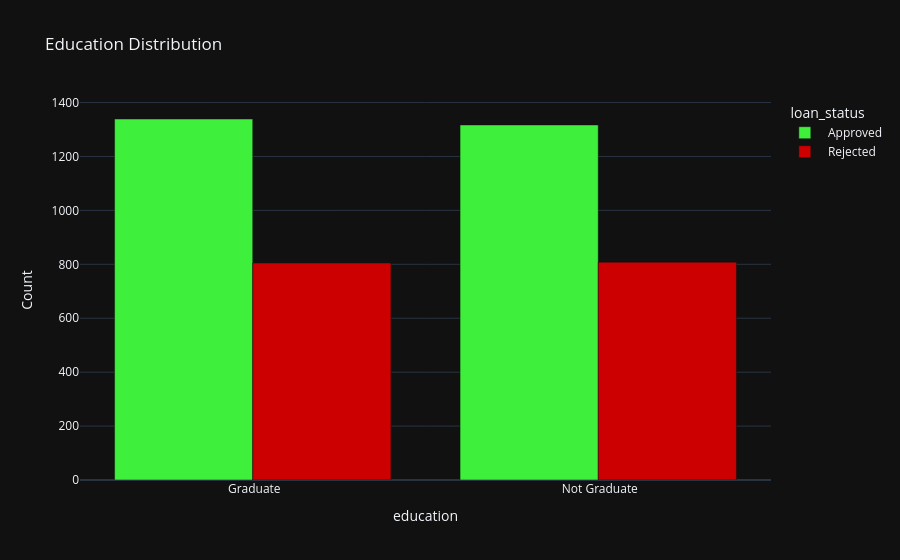
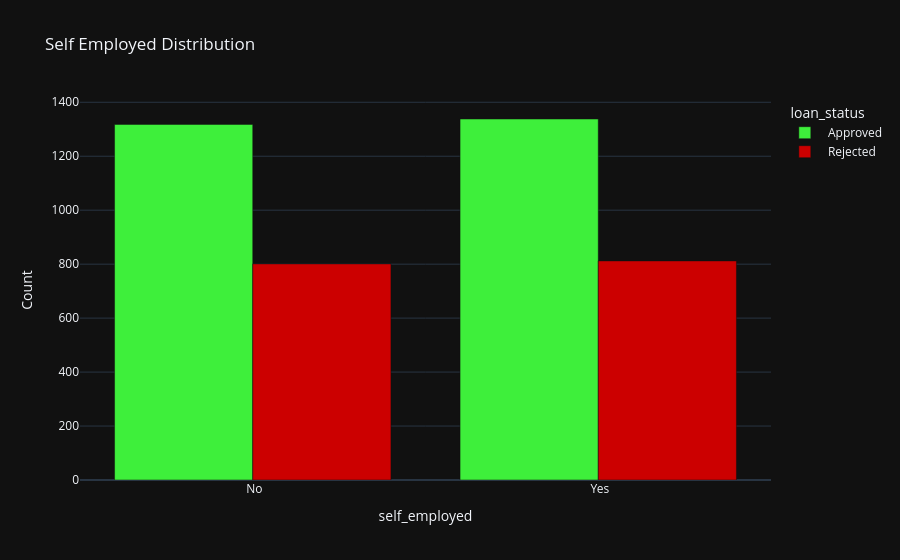

The notebook cell these images were saved under, in order:
### Code cell
cat_cols = [' education', ' self_employed']

for col in cat_cols:
    df1 = df.groupby([col, ' loan_status']).size().reset_index(name='Count')

    fig3 = px.bar(
        df1,
        x= col,
        y= 'Count',
        color= ' loan_status',
        title= f"{col.replace('_', ' ').title()} Distribution",
        color_discrete_sequence=['#3EEF3B', '#CC0000'],
        barmode= 'group',
        template= "plotly_dark"
    ).show()

### Figure 1 — Plotly figure (JSON) as saved in the notebook; plotly's stock layout.template omitted (floating-point values rounded to 4 significant figures)
{"data": [{"alignmentgroup": "True", "hovertemplate": " loan_status= Approved<br> education=%{x}<br>Count=%{y}<extra></extra>", "legendgroup": " Approved", "marker": {"color": "#3EEF3B", "pattern": {"shape": ""}}, "name": " Approved", "offsetgroup": " Approved", "orientation": "v", "showlegend": true, "textposition": "auto", "type": "bar", "x": [" Graduate", " Not Graduate"], "xaxis": "x", "y": [1339, 1317], "yaxis": "y"}, {"alignmentgroup": "True", "hovertemplate": " loan_status= Rejected<br> education=%{x}<br>Count=%{y}<extra></extra>", "legendgroup": " Rejected", "marker": {"color": "#CC0000", "pattern": {"shape": ""}}, "name": " Rejected", "offsetgroup": " Rejected", "orientation": "v", "showlegend": true, "textposition": "auto", "type": "bar", "x": [" Graduate", " Not Graduate"], "xaxis": "x", "y": [805, 808], "yaxis": "y"}], "layout": {"barmode": "group", "legend": {"title": {"text": " loan_status"}, "tracegroupgap": 0}, "title": {"text": " Education Distribution"}, "xaxis": {"anchor": "y", "domain": [0, 1], "title": {"text": " education"}}, "yaxis": {"anchor": "x", "domain": [0, 1], "title": {"text": "Count"}}}}

### Figure 2 — Plotly figure (JSON) as saved in the notebook; plotly's stock layout.template omitted (floating-point values rounded to 4 significant figures)
{"data": [{"alignmentgroup": "True", "hovertemplate": " loan_status= Approved<br> self_employed=%{x}<br>Count=%{y}<extra></extra>", "legendgroup": " Approved", "marker": {"color": "#3EEF3B", "pattern": {"shape": ""}}, "name": " Approved", "offsetgroup": " Approved", "orientation": "v", "showlegend": true, "textposition": "auto", "type": "bar", "x": [" No", " Yes"], "xaxis": "x", "y": [1318, 1338], "yaxis": "y"}, {"alignmentgroup": "True", "hovertemplate": " loan_status= Rejected<br> self_employed=%{x}<br>Count=%{y}<extra></extra>", "legendgroup": " Rejected", "marker": {"color": "#CC0000", "pattern": {"shape": ""}}, "name": " Rejected", "offsetgroup": " Rejected", "orientation": "v", "showlegend": true, "textposition": "auto", "type": "bar", "x": [" No", " Yes"], "xaxis": "x", "y": [801, 812], "yaxis": "y"}], "layout": {"barmode": "group", "legend": {"title": {"text": " loan_status"}, "tracegroupgap": 0}, "title": {"text": " Self Employed Distribution"}, "xaxis": {"anchor": "y", "domain": [0, 1], "title": {"text": " self_employed"}}, "yaxis": {"anchor": "x", "domain": [0, 1], "title": {"text": "Count"}}}}
